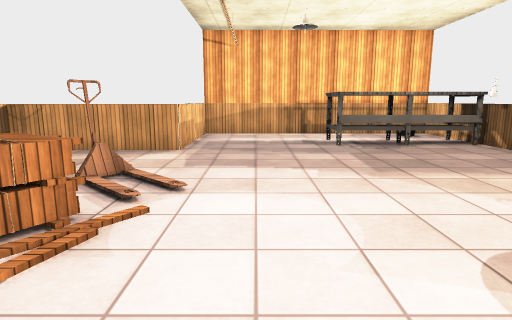
view 1 (above)

12 first-person views from a walk through a scene from a Unity 3-D project. The camera is 1.4 m above the floor, tilts 10° down and sees 75° across. The floor is counted in squares, 1 m on a side. Each view is taken from the middle of a square. On the plan, view 1 faces up. The plan holds only what a view shows up to about 15 squares ahead; the rest is blank. The place goes on beyond the plan. The player is left out. Some surface patterns are stand-ins.

view 2
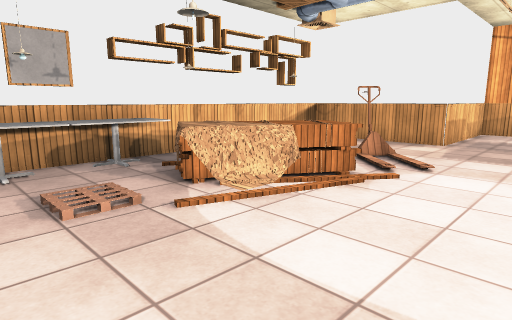

view 3
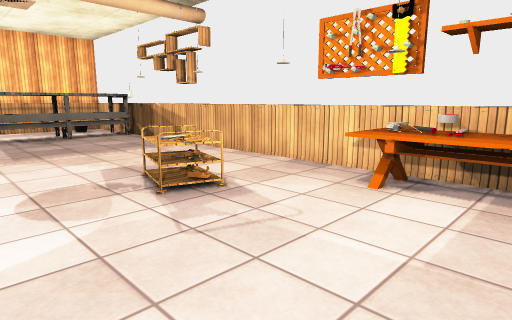

view 4
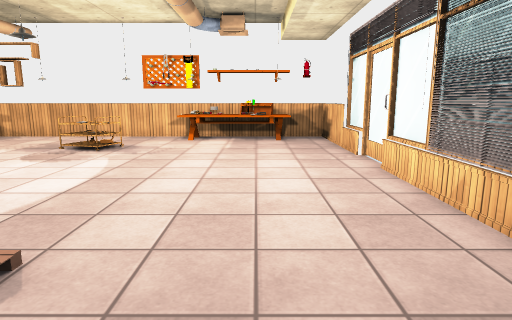

view 5
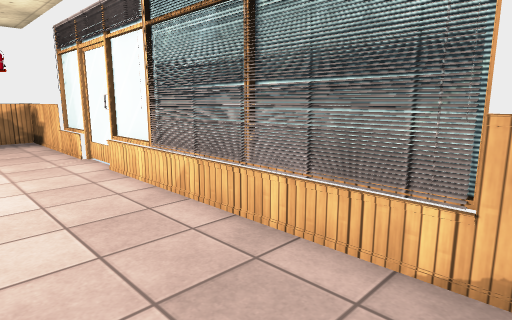

view 6
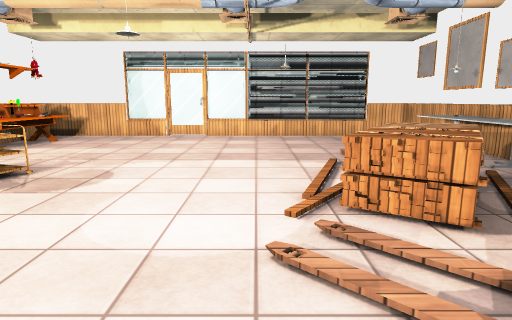

view 7
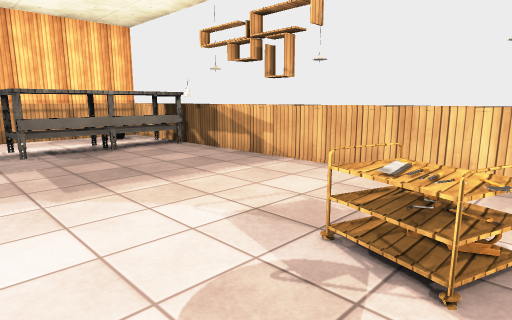

view 8
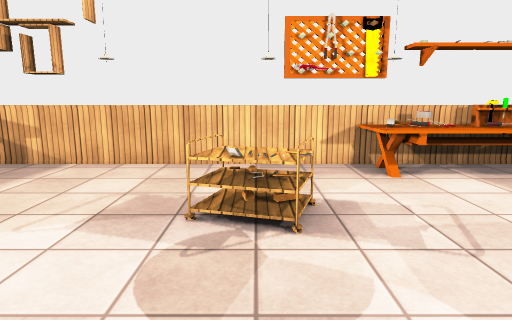

view 9
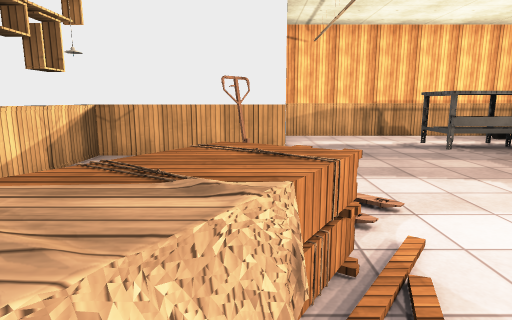

view 10
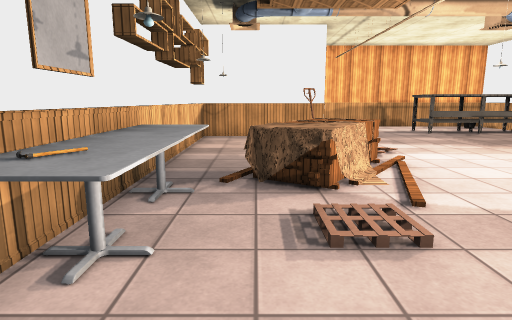

view 11
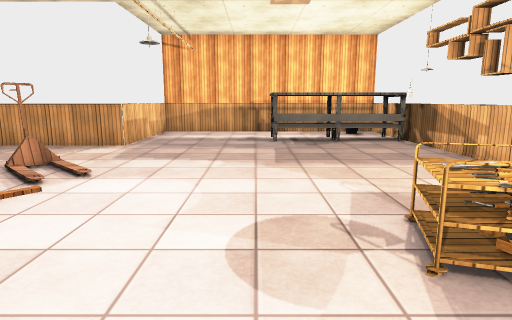

view 12
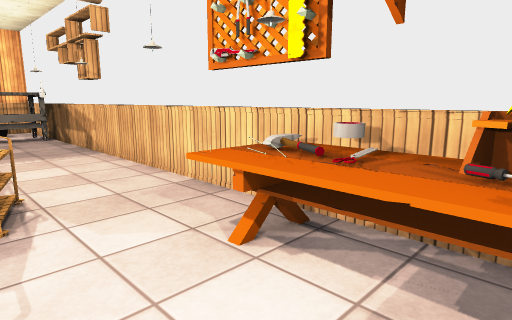

### Floor plan
Key: @ floor where view 1 was taken; # wall or solid block; . floor; / step, stairs or slope; = window, fence, low wall or low ledge; ^ raised ledge; O other object.
Columns run from 7 left of view 1 to 8 right of it. Each row starts with its distance up from view 1.
 15      ###########
 14      #........##
 13      #........##
 12      #....OOOOO#
 11      #....OOOOO#
 10 ######........O#
  9 #..............#
  8 #..............#
  7 #...O..........#
  6 #...O..........#
  5 #..............#
  4 #..^^=.........#
  3 #..^^......O...#
  2 #O^^^......OO..#
  1 OO.^.......O...#
  0 #O./...@.....OO#
 -1 OO./.........OO#
 -2 OO...........OO#
 -3 #. ..........OO#
 -4 # ...........OO#
 -5 #..............#
 -6 ################

Where each view was taken, in squares from view 1:
view 1: 0 up, 0 right, facing up
view 2: 2 down, 1 right, facing up-left
view 3: 3 down, 1 right, facing up-right
view 4: 3 down, 6 left, facing right
view 5: 3 down, 6 left, facing down-right
view 6: 8 up, 1 left, facing down
view 7: 1 up, 1 right, facing up-right
view 8: 2 up, 0 right, facing right
view 9: 1 up, 3 left, facing up
view 10: 4 down, 5 left, facing up
view 11: 1 down, 2 right, facing up
view 12: 3 down, 4 right, facing up-right
